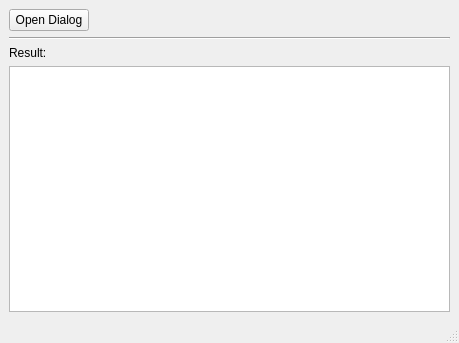
<ui version="4.0" >
 <class>SimpleUIExampleMainWindow</class>
 <widget class="QMainWindow" name="SimpleUIExampleMainWindow" >
  <property name="geometry" >
   <rect>
    <x>0</x>
    <y>0</y>
    <width>459</width>
    <height>343</height>
   </rect>
  </property>
  <property name="windowTitle" >
   <string>MainWindow</string>
  </property>
  <widget class="QWidget" name="centralwidget" >
   <layout class="QGridLayout" >
    <property name="margin" >
     <number>9</number>
    </property>
    <property name="spacing" >
     <number>6</number>
    </property>
    <item row="3" column="0" colspan="2" >
     <widget class="QTextBrowser" name="textBrowser" />
    </item>
    <item row="2" column="0" >
     <widget class="QLabel" name="label_Result" >
      <property name="text" >
       <string>Result:</string>
      </property>
     </widget>
    </item>
    <item row="0" column="0" >
     <widget class="QPushButton" name="pushButton_OpenDialog" >
      <property name="text" >
       <string>Open Dialog</string>
      </property>
     </widget>
    </item>
    <item row="1" column="0" colspan="2" >
     <widget class="Line" name="line" >
      <property name="orientation" >
       <enum>Qt::Horizontal</enum>
      </property>
     </widget>
    </item>
    <item row="0" column="1" >
     <spacer>
      <property name="orientation" >
       <enum>Qt::Horizontal</enum>
      </property>
      <property name="sizeHint" >
       <size>
        <width>40</width>
        <height>20</height>
       </size>
      </property>
     </spacer>
    </item>
   </layout>
  </widget>
  <widget class="QMenuBar" name="menubar" >
   <property name="geometry" >
    <rect>
     <x>0</x>
     <y>0</y>
     <width>459</width>
     <height>19</height>
    </rect>
   </property>
  </widget>
  <widget class="QStatusBar" name="statusbar" />
 </widget>
 <resources/>
 <connections>
  <connection>
   <sender>pushButton_OpenDialog</sender>
   <signal>clicked()</signal>
   <receiver>textBrowser</receiver>
   <slot>clear()</slot>
   <hints>
    <hint type="sourcelabel" >
     <x>46</x>
     <y>37</y>
    </hint>
    <hint type="destinationlabel" >
     <x>65</x>
     <y>129</y>
    </hint>
   </hints>
  </connection>
 </connections>
</ui>
